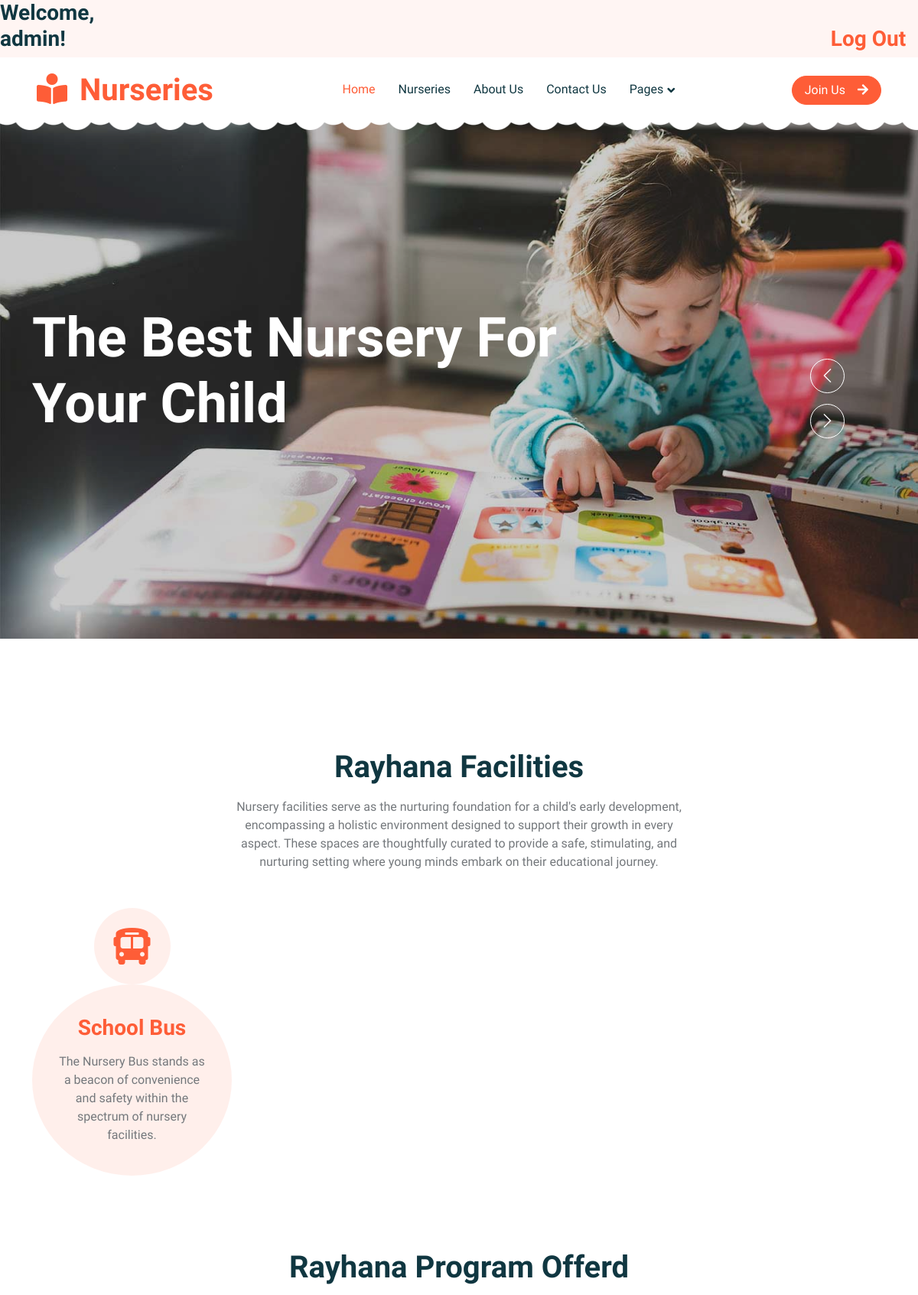
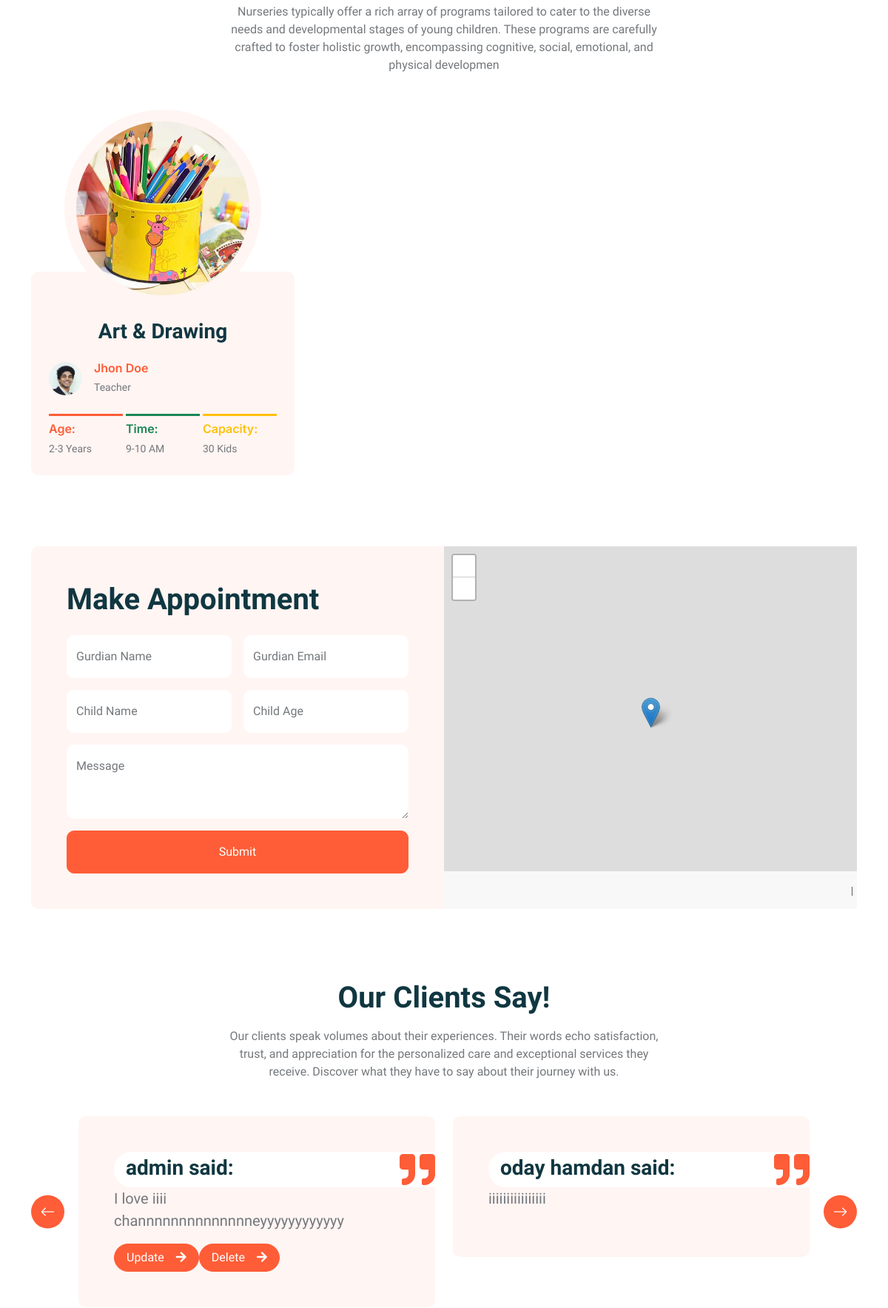
Page /nursery/6 (signed in, upper part) on the committed database (2 pictures, top to bottom).
### app/models.py (models this page shows)
class User(models.Model):
    parent_name = models.CharField(max_length=225)
    email = models.CharField(max_length=225)
    password = models.TextField()
    birthday= models.DateTimeField(null=True)
    user_roles = models.ForeignKey(Roles, related_name ='user', on_delete = models.CASCADE)
    created_at = models.DateTimeField(auto_now_add=True)
    updated_at = models.DateTimeField(auto_now=True)
    objects = UserManager()

class Nursery(models.Model):
    nursery_name = models.CharField(max_length=225)
    facilities = models.ManyToManyField(Facilities, related_name='nursery')
    program_offered = models.ManyToManyField(Programs, related_name='nursery')
    contact_number = models.CharField(max_length=225)
    nursery_location = models.TextField(null = True)
    image= models.TextField(null = True)
    created_at = models.DateTimeField(auto_now_add=True)
    updated_at = models.DateTimeField(auto_now=True)
    objects = NurseryManager()

class Facilities(models.Model):
    facilities_name = models.CharField(max_length=225)
    created_at = models.DateTimeField(auto_now_add=True)
    updated_at = models.DateTimeField(auto_now=True)

class Programs(models.Model):
    program_offered_name = models.CharField(max_length=225)
    childage_min = models.IntegerField(null=True)
    childage_max = models.IntegerField(null=True)
    created_at = models.DateTimeField(auto_now_add=True)
    updated_at = models.DateTimeField(auto_now=True)

class Review(models.Model):
    review = models.TextField()
    uploaded_by = models.ForeignKey(User, related_name ='review', on_delete = models.CASCADE)
    nursery_review = models.ForeignKey(Nursery, related_name ='review', on_delete = models.CASCADE)
    created_at = models.DateTimeField(auto_now_add=True)
    updated_at = models.DateTimeField(auto_now=True)
    objects = ReviewManager()

### app/views.py (the view)
# urls.py: path('nursery/<int:id>', views.specific_nursery),
def specific_nursery(request, id):
    if not 'logged_user_id' in request.session:
        messages.error(request,"You have to login first")
        return redirect('/register')
    else:
        context={
            'specific_nursery': Nursery.objects.get(id=id),
            'specific_user': User.objects.get(id=request.session['logged_user_id'])
        }
        return render (request, "nursery.html", context)

### app/templates/nursery.html (shortened to what this page needs)
<!DOCTYPE html>
<html lang="en">
<head>
    {% load static %}
    <link href="https://cdnjs.cloudflare.com/ajax/libs/font-awesome/5.10.0/css/all.min.css" rel="stylesheet">
    <link href="https://cdn.jsdelivr.net/npm/bootstrap-icons@1.4.1/font/bootstrap-icons.css" rel="stylesheet">
    <link href="{% static 'lib/animate/animate.min.css' %}" rel="stylesheet">
    <link href="{% static 'lib/owlcarousel/assets/owl.carousel.min.css' %}" rel="stylesheet">
    <link href="{% static 'css/bootstrap.min.css' %}" rel="stylesheet">
    <link href="{% static 'css/style.css' %}"  rel="stylesheet">
    <link rel="stylesheet" href="https://unpkg.com/leaflet@1.7.1/dist/leaflet.css" />
</head>
<body>
    <h3 >Welcome, {{request.session.logged_user_parent_name}}!<span><a href="/logout">Log Out</a></span></h1>
    <div class="container-xxl bg-white p-0">
      <nav class="navbar navbar-expand-lg bg-white navbar-light sticky-top px-4 px-lg-5 py-lg-0">
        <a href="nursery.html" class="navbar-brand">
            <h1 class="m-0 text-primary"><i class="fa fa-book-reader me-3"></i>Nurseries</h1>
        </a>
        <div class="collapse navbar-collapse" id="navbarCollapse">
            <div class="navbar-nav mx-auto">
                <a href="/register" class="nav-item nav-link active">Home</a>
                <a href="/" class="nav-item nav-link">Nurseries</a>
                <a href="/about" class="nav-item nav-link">About Us</a>
                <a href="/contact" class="nav-item nav-link">Contact Us</a>
                <div class="nav-item dropdown">
                    <a href="#" class="nav-link dropdown-toggle" data-bs-toggle="dropdown">Pages</a>
                </div>
            </div>
            <a href="/register" class="btn btn-primary rounded-pill px-3 d-none d-lg-block">Join Us<i class="fa fa-arrow-right ms-3"></i></a>
        </div>
    </nav>
       <div class="container-fluid p-0 mb-5">
        <div class="owl-carousel header-carousel position-relative">
            <div class="owl-carousel-item position-relative">
                <img class="img-fluid" src="{% static 'img/carousel-1.jpg' %}" alt="">
                <div class="position-absolute top-0 start-0 w-100 h-100 d-flex align-items-center" style="background: rgba(0, 0, 0, .2);">
                    <div class="container">
                        <div class="row justify-content-start">
                            <div class="col-10 col-lg-8">
                                <h1 class="display-2 text-white animated slideInDown mb-4">The Best Nursery For Your Child</h1>
                            </div>
                        </div>
                    </div>
                </div>
            </div>
        </div>
    </div>
        <div class="container-xxl py-5">
            <div class="container">
                <div class="text-center mx-auto mb-5 wow fadeInUp" data-wow-delay="0.1s" style="max-width: 600px;">
                    <h1 class="mb-3">{{specific_nursery.nursery_name}} Facilities</h1>
                    <p>Nursery facilities serve as the nurturing foundation for a child's early development, encompassing a holistic environment designed to support their growth in every aspect. These spaces are thoughtfully curated to provide a safe, stimulating, and nurturing setting where young minds embark on their educational journey.</p>
                </div>
                <div class="row g-4">
                    {% for facility in specific_nursery.facilities.all %}
                    {% if facility.id  == 1 %}
                    <div class="col-lg-3 col-sm-6 wow fadeInUp" data-wow-delay="0.1s">
                        <div class="facility-item">
                            <div class="facility-icon bg-primary">
                                <i class="fa fa-bus-alt fa-3x text-primary"></i>
                            </div>
                            <div class="facility-text bg-primary">
                                <h3 class="text-primary mb-3">School Bus</h3>
                                <p class="mb-0">
                                    The Nursery Bus stands as a beacon of convenience and safety within the spectrum of nursery facilities.</p>
                            </div>
                        </div>
                    </div>
                    {% endif %}
                    {% endfor %}
                </div>
            </div>
        </div>
        <div class="container-xxl py-5">
            <div class="container">
                <div class="text-center mx-auto mb-5 wow fadeInUp" data-wow-delay="0.1s" style="max-width: 600px;">
                    <h1 class="mb-3">{{specific_nursery.nursery_name}} Program Offerd</h1>
                    <p>Nurseries typically offer a rich array of programs tailored to cater to the diverse needs and developmental stages of young children. These programs are carefully crafted to foster holistic growth, encompassing cognitive, social, emotional, and physical developmen</p>
                </div>
                <div class="row g-4">
                    {% for program in specific_nursery.program_offered.all %}
                    {% if program.id  == 1 %}
                    <div class="col-lg-4 col-md-6 wow fadeInUp" data-wow-delay="0.1s">
                        <div class="classes-item">
                            <div class="bg-light rounded-circle w-75 mx-auto p-3">
                                <img class="img-fluid rounded-circle" src="{% static 'img/classes-1.jpg' %}" alt="">
                            </div>
                            <div class="bg-light rounded p-4 pt-5 mt-n5">
                                <a class="d-block text-center h3 mt-3 mb-4" href="">Art & Drawing</a>
                                <div class="d-flex align-items-center justify-content-between mb-4">
                                    <div class="d-flex align-items-center">
                                        <img class="rounded-circle flex-shrink-0" src="{% static 'img/teacher.jpg' %}" alt="" style="width: 45px; height: 45px;">
                                        <div class="ms-3">
                                            <h6 class="text-primary mb-1">Jhon Doe</h6>
                                            <small>Teacher</small>
                                        </div>
                                    </div>
                                </div>
                                <div class="row g-1">
                                    <div class="col-4">
                                        <div class="border-top border-3 border-primary pt-2">
                                            <h6 class="text-primary mb-1">Age:</h6>
                                            <small>{{program.childage_min}}-{{program.childage_max}} Years</small>
                                        </div>
                                    </div>
                                    <div class="col-4">
                                        <div class="border-top border-3 border-success pt-2">
                                            <h6 class="text-success mb-1">Time:</h6>
                                            <small>9-10 AM</small>
                                        </div>
                                    </div>
                                    <div class="col-4">
                                        <div class="border-top border-3 border-warning pt-2">
                                            <h6 class="text-warning mb-1">Capacity:</h6>
                                            <small>30 Kids</small>
                                        </div>
                                    </div>
                                </div>
                            </div>
                        </div>
                    </div>
                    {% endif %}
                    {% endfor %}
                </div>
            </div>
        </div>
        <div class="container-xxl py-5">
            <div class="container">
                <div class="bg-light rounded">
                    <div class="row g-0">
                        <div class="col-lg-6 wow fadeIn" data-wow-delay="0.1s">
                            <div class="h-100 d-flex flex-column justify-content-center p-5">
                                <h1 class="mb-4">Make Appointment</h1>
                                <form>
                                    <div class="row g-3">
                                        <div class="col-sm-6">
                                            <div class="form-floating">
                                                <input type="text" class="form-control border-0" id="gname" placeholder="Gurdian Name">
                                                <label for="gname">Gurdian Name</label>
                                            </div>
                                        </div>
                                        <div class="col-sm-6">
                                            <div class="form-floating">
                                                <input type="email" class="form-control border-0" id="gmail" placeholder="Gurdian Email">
                                                <label for="gmail">Gurdian Email</label>
                                            </div>
                                        </div>
                                        <div class="col-sm-6">
                                            <div class="form-floating">
                                                <input type="text" class="form-control border-0" id="cname" placeholder="Child Name">
                                                <label for="cname">Child Name</label>
                                            </div>
                                        </div>
                                        <div class="col-sm-6">
                                            <div class="form-floating">
                                                <input type="text" class="form-control border-0" id="cage" placeholder="Child Age">
                                                <label for="cage">Child Age</label>
                                            </div>
                                        </div>
                                        <div class="col-12">
                                            <div class="form-floating">
                                                <textarea class="form-control border-0" placeholder="Leave a message here" id="message" style="height: 100px"></textarea>
                                                <label for="message">Message</label>
                                            </div>
                                        </div>
                                        <div class="col-12">
                                            <button class="btn btn-primary w-100 py-3" type="submit">Submit</button>
                                        </div>
                                    </div>
                                </form>
                            </div>
                        </div>
                        <div class="col-lg-6 wow fadeIn" data-wow-delay="0.5s" style="min-height: 400px;">
                            <div class="position-relative h-100">
                                    <div id="mapid">
                                    </div>
                            </div>
                        </div>
                    </div>
                </div>
            </div>
        </div>
        <div class="container-xxl py-5">
            <div class="container">
                <div class="text-center mx-auto mb-5 wow fadeInUp" data-wow-delay="0.1s" style="max-width: 600px;">
                    <h1 class="mb-3">Our Clients Say!</h1>
                    <p>Our clients speak volumes about their experiences. Their words echo satisfaction, trust, and appreciation for the personalized care and exceptional services they receive. Discover what they have to say about their journey with us.</p>
                </div>
                <div class="owl-carousel testimonial-carousel wow fadeInUp" data-wow-delay="0.1s">
                    {% for review in specific_nursery.review.all%}
                    <div class="testimonial-item bg-light rounded p-5">
                        <div class="d-flex align-items-center bg-white me-n5" style="border-radius: 50px 0 0 50px;">
                            <div class="ps-3">
                                <h3 class="mb-1">{{review.uploaded_by.parent_name}} said:</h3>
                            </div>
                            <i class="fa fa-quote-right fa-3x text-primary ms-auto d-none d-sm-flex"></i>
                        </div>
                        <p class="fs-5">{{review.review}}</p>
                        {% if request.session.logged_user_parent_name == review.uploaded_by.parent_name %}
                        <div class="d-flex pt-2>">
                            <a href="/update/{{review.id}}" class="btn btn-primary rounded-pill px-3 d-none d-lg-block">Update<i class="fa fa-arrow-right ms-3"></i></a>
                            <a href="/delete/{{review.id}}" class="btn btn-primary rounded-pill px-3 d-none d-lg-block">Delete<i class="fa fa-arrow-right ms-3"></i></a>
                        </div>
                        {% endif %}
                    </div>
                    {% endfor %}
                </div>
            </div>
        </div>
            </div>
</body>
</html>

### rows in the picture
User: session.logged_user_parent_name "admin"
Nursery: nursery_name "Rayhana"
Facilities: shows "School Bus"
Programs: childage_min "2", childage_max "3"
Review: uploaded_by.parent_name "admin", review "I love iiii channnnnnnnnnnnnneyyyyyyyyyyyy"
Review: uploaded_by.parent_name "oday hamdan", review "iiiiiiiiiiiiiiii"
